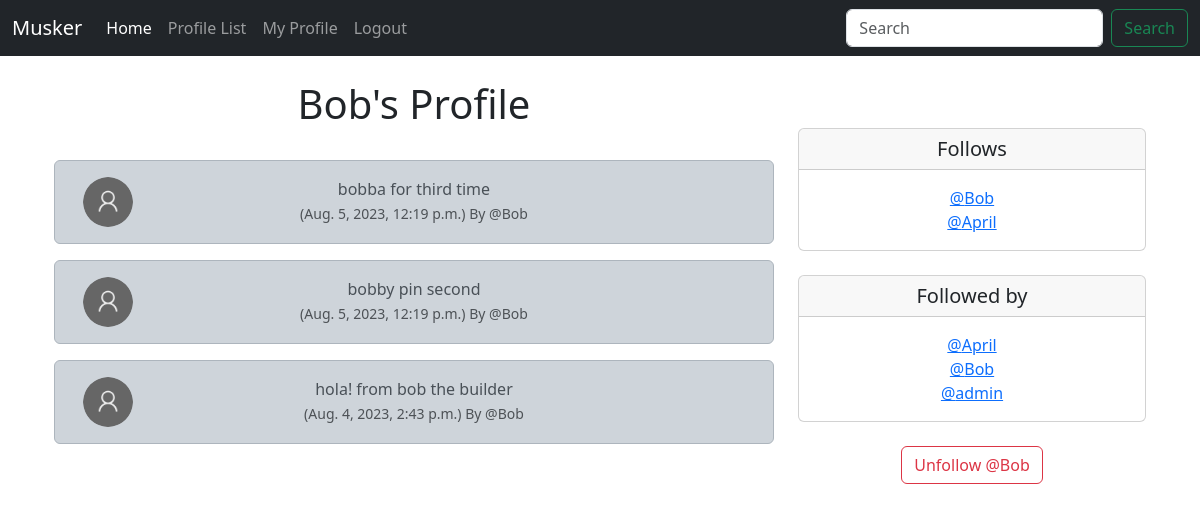
The app's page /profile/2 (signed in) with its own data.
### musker/models.py (models this page shows, shortened)
class Profile(models.Model):
	user = models.OneToOneField(User, on_delete=models.CASCADE)
	follows = models.ManyToManyField("self",
		related_name="followed_by",
		symmetrical=False,
		blank=True)
	date_modified = models.DateTimeField(User, auto_now=True)
	profile_image = models.ImageField(null=True, blank=True, upload_to="images/")
	def __str__(self):
		return self.user.username

class Meep(models.Model):
	user = models.ForeignKey(
		User, related_name="meeps",
		on_delete=models.DO_NOTHING
	)
	body=models.CharField(max_length=200)
	created_at=models.DateTimeField(auto_now_add=True)

### musker/views.py (the view, shortened to what this page needs)
# urls.py: path('profile/<int:pk>', views.profile, name='profile'),
def profile(request, pk):
	if request.user.is_authenticated:
		profile = Profile.objects.get(user_id=pk)
		meeps=Meep.objects.filter(user_id=pk).order_by("-created_at")
		return render(request, "profile.html", {"profile":profile, "meeps":meeps})
	else:
		messages.success(request, ("You Must Be Logged In To View This Page..."))
		return redirect('home')

### musker/templates/profile.html (shortened to what this page needs)
{% extends 'base.html' %}
{% load static %}
{% block content %}
{% if profile %}
<div class="container text-center">
  <div class="row">
    <div class="col-8">
      <h1>{{ profile.user.username }}'s Profile</h1>
      <br />
      {% if meeps %}
      {% for meep in meeps %}
      <div class="alert alert-dark" role="alert">
        <div class="container">
          <div class="row">
            <div class="col-1">
              {% if profile.profile_image %}
              <img src="{{ profile.profile_image.url }}" width=50 height=50 class="rounded-circle"
                alt="{{ profile.user.username }}">
              {% else %}
              <img src="{% static 'images/Default_Profile_Picture.svg.png' %}" width=50 height=50 class="rounded-circle"
                alt="{{ profile.user.username }}">
              {% endif %}
            </div>
            <div class="col-10">
              {{ meep.body }} <br />
              <small class="text-muted">
                ({{ meep.created_at }}) By @{{ meep.user.username }}
              </small>
            </div> <br><br>
          </div>
        </div>
      </div>
      {% endfor %}
      {% endif %} <br />
    </div>
    <br><br>
    <div class="col-4">
      <br><br>
      <div class="card">
        <h5 class="card-header">Follows</h5>
        <div class="card-body">
          {% for following in profile.follows.all %}
          <a href="{% url 'profile' following.user.id %}"> @{{ following }} </a>
          <br />
          {% endfor %}
        </div>
      </div>
      <br />
      <div class="card">
        <h5 class="card-header">Followed by</h5>
        <div class="card-body">
          {% for following in profile.followed_by.all %}
          <a href="{% url 'profile' following.user.id %}"> @{{ following }} </a>
          <br />
          {% endfor %}
        </div>
      </div>
      <br />
      <form method="post">
        {% if profile in user.profile.follows.all %}
        <button class="btn btn-outline-danger" name="follow" value="unfollow" type="submit">
          Unfollow @{{ profile.user.username }}
        </button>
        {% else %}
        <button class="btn btn-outline-success" name="follow" value="follow" type="submit">
          Follow @{{ profile.user.username }}
        </button>
        {% endif %}
      </form>
      <br />
    </div>
  </div>
</div>
{% endif %}
{% endblock %}

### records on screen
Profile: user.username "Bob"
Meep: body "bobba for third time", created_at "Aug. 5, 2023, 12:19 p.m.", user.username "Bob"
Meep: body "bobby pin second", created_at "Aug. 5, 2023, 12:19 p.m.", user.username "Bob"
Meep: body "hola! from bob the builder", created_at "Aug. 4, 2023, 2:43 p.m.", user.username "Bob"
Profile: user.username "April"
Profile: user.username "admin"
